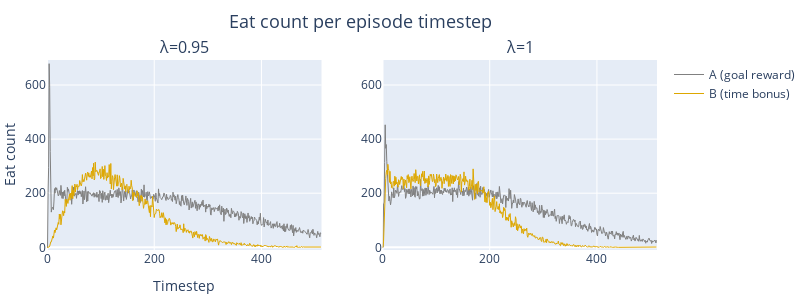

Here is the notebook cell this chart was saved with:
### Code cell
timestep_counts = {
    "A": np.load("../minigrid/outputs/timestep_counts-delay-a.npy"),
    "B": np.load("../minigrid/outputs/timestep_counts-delay-b.npy"),
    "Amc": np.load("../minigrid/outputs/timestep_counts-delay-a-mc.npy"),
    "Bmc": np.load("../minigrid/outputs/timestep_counts-delay-b-mc.npy")
}

agent_legend = {"A": "A (goal reward)", "B": "B (time bonus)"}
titles = ["λ=0.95", "λ=1"]
line_colors = {"A": "rgb(128, 128, 128)", "B": "rgb(221, 167, 0)"}

# Create two subplots
fig = make_subplots(
    rows=1,
    cols=2,
    subplot_titles=titles,
    shared_yaxes=False,
)

for agent in ["A", "B"]:

    for mc, col in zip(["", "mc"], [1, 2]):

        fig.add_trace(
            plotly.graph_objects.Scatter(
                x=np.arange(len(timestep_counts[agent+mc])),
                y=timestep_counts[agent+mc],
                line=dict(color=line_colors[agent], width=1),
                name=f"{agent_legend[agent]}",
                showlegend=mc=="",
                mode='lines'  
            ),
            row=1,
            col=col,
        )

        fig.update_yaxes(range=[-10, max(timestep_counts["A"]*1.02)], row=1, col=col)
        fig.update_xaxes(range=[0, len(timestep_counts["A"])], row=1, col=col)

fig.update_layout(
    xaxis_title="Timestep",
    yaxis_title="Eat count",
    width=800,
    height=300,
    margin=dict(l=0, r=0, t=60, b=50)
)

# super title
fig.update_layout(
    title={
        'text': "Eat count per episode timestep",
        'y':0.95,
        'x':0.45,
        'xanchor': 'center',
        'yanchor': 'top',
        'font': dict(
            size=18
        )
    }
)

fig.show()
fig.write_image("timestep-count-delay.png", scale=2)

### Figure 1 — Plotly figure (JSON) as saved in the notebook; plotly's stock layout.template omitted (floating-point values rounded to 4 significant figures; data arrays with more than 128 entries replaced by an {"elided": "..."} marker saying what was removed)
{"data": [{"line": {"color": "rgb(128, 128, 128)", "width": 1}, "mode": "lines", "name": "A (goal reward)", "showlegend": true, "type": "scatter", "x": {"elided": "512 int values"}, "xaxis": "x", "y": {"elided": "512 int values"}, "yaxis": "y"}, {"line": {"color": "rgb(128, 128, 128)", "width": 1}, "mode": "lines", "name": "A (goal reward)", "showlegend": false, "type": "scatter", "x": {"elided": "512 int values"}, "xaxis": "x2", "y": {"elided": "512 int values"}, "yaxis": "y2"}, {"line": {"color": "rgb(221, 167, 0)", "width": 1}, "mode": "lines", "name": "B (time bonus)", "showlegend": true, "type": "scatter", "x": {"elided": "512 int values"}, "xaxis": "x", "y": {"elided": "512 int values"}, "yaxis": "y"}, {"line": {"color": "rgb(221, 167, 0)", "width": 1}, "mode": "lines", "name": "B (time bonus)", "showlegend": false, "type": "scatter", "x": {"elided": "512 int values"}, "xaxis": "x2", "y": {"elided": "512 int values"}, "yaxis": "y2"}], "layout": {"annotations": [{"font": {"size": 16}, "showarrow": false, "text": "λ=0.95", "x": 0.225, "xanchor": "center", "xref": "paper", "y": 1, "yanchor": "bottom", "yref": "paper"}, {"font": {"size": 16}, "showarrow": false, "text": "λ=1", "x": 0.775, "xanchor": "center", "xref": "paper", "y": 1, "yanchor": "bottom", "yref": "paper"}], "height": 300, "margin": {"b": 50, "l": 0, "r": 0, "t": 60}, "title": {"font": {"size": 18}, "text": "Eat count per episode timestep", "x": 0.45, "xanchor": "center", "y": 0.95, "yanchor": "top"}, "width": 800, "xaxis": {"anchor": "y", "domain": [0, 0.45], "range": [0, 512], "title": {"text": "Timestep"}}, "xaxis2": {"anchor": "y2", "domain": [0.55, 1], "range": [0, 512]}, "yaxis": {"anchor": "x", "domain": [0, 1], "range": [-10, 692.6], "title": {"text": "Eat count"}}, "yaxis2": {"anchor": "x2", "domain": [0, 1], "range": [-10, 692.6]}}}
